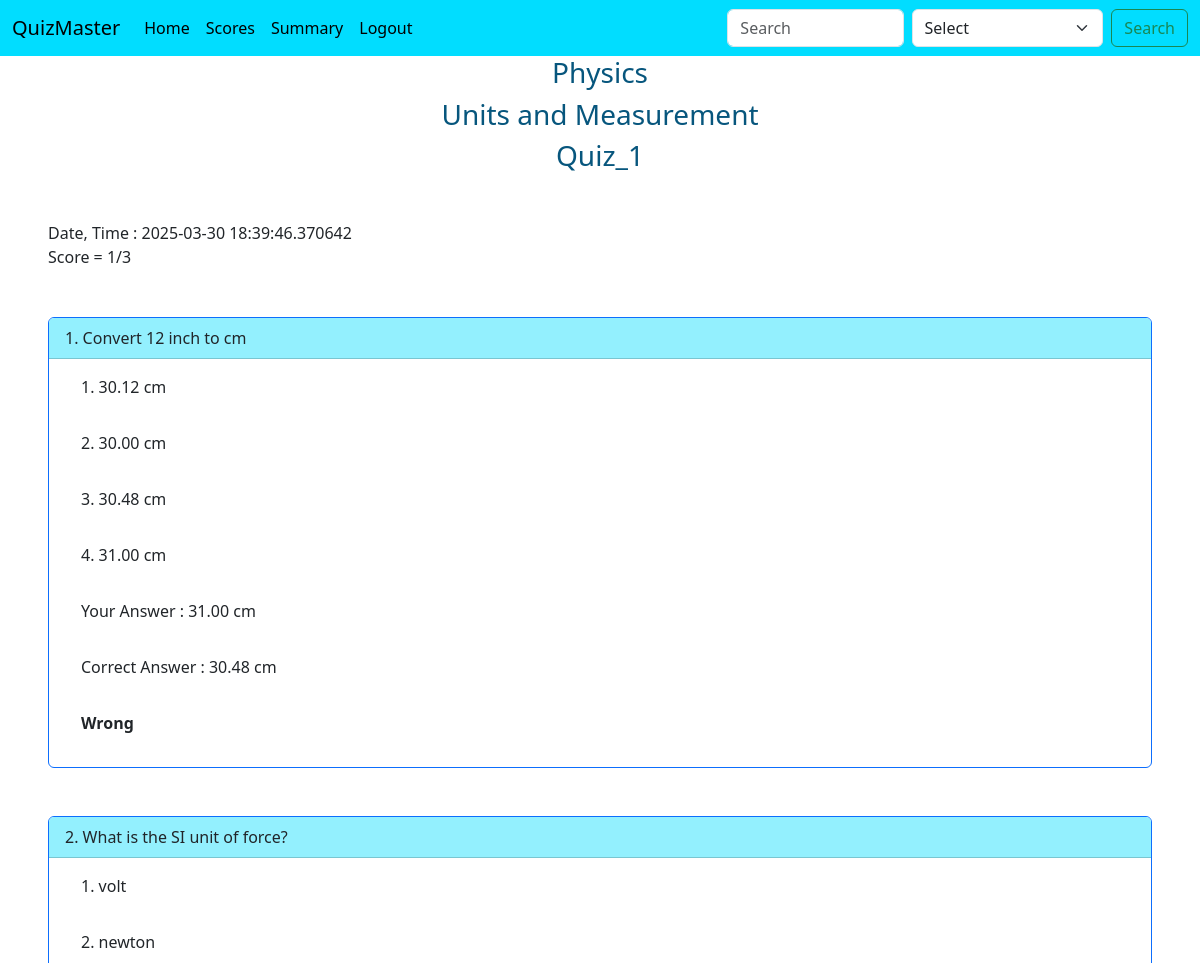
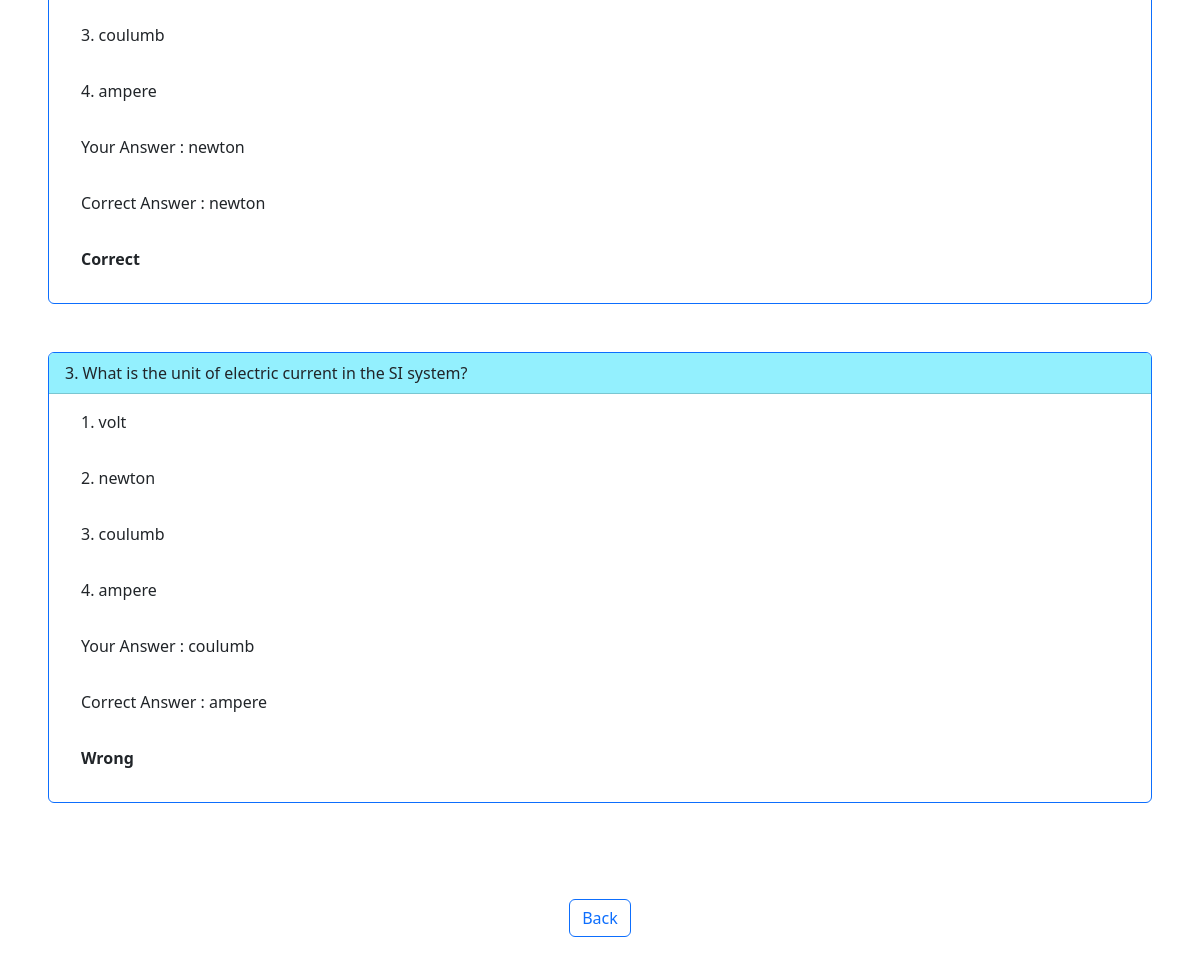
Page /result_view/3 (signed in) on the committed database (2 pictures, top to bottom).
### controllers/database.py (models this page shows)
class Subject(db.Model):
    id = db.Column(db.Integer, primary_key=True , autoincrement=True)
    name = db.Column(db.String(100), nullable=False)
    description = db.Column(db.Text, nullable=True)
    chapters = db.relationship('Chapter', backref='subject', lazy=True, cascade="all, delete-orphan")

class Chapter(db.Model):
    id = db.Column(db.Integer, primary_key=True, autoincrement=True)
    name = db.Column(db.String(100), nullable=False)
    subject_id = db.Column(db.Integer, db.ForeignKey('subject.id'), nullable=False)
    description = db.Column(db.Text, nullable=True)
    quizzes = db.relationship('Quiz', backref='chapter', lazy=True, cascade="all, delete-orphan")

class Quiz(db.Model):
    id = db.Column(db.Integer, primary_key=True, autoincrement=True)
    name = db.Column(db.String(100), nullable=False)
    chapter_id = db.Column(db.Integer, db.ForeignKey('chapter.id'), nullable=False)
    date_of_quiz = db.Column(db.Date , nullable=False)
    duration = db.Column(db.Integer, nullable=False)
    remarks = db.Column(db.Text, nullable=True)
    questions = db.relationship('Question', backref='quiz', lazy=True, cascade="all, delete-orphan")
    results = db.relationship('Result', backref='quiz', lazy=True, cascade="all, delete-orphan")

class Result(db.Model):
    __tablename__ = 'results'
    id = db.Column(db.Integer, primary_key=True, autoincrement=True)
    quiz_id = db.Column(db.Integer, db.ForeignKey('quiz.id'), nullable=False)
    score = db.Column(db.Integer, nullable=False)
    time_stamp_of_attempt = db.Column(db.Integer, nullable=False)
    user_id = db.Column(db.Integer, db.ForeignKey('user.id'), nullable=False)

class Question(db.Model):
    __tablename__ = 'questions'
    id = db.Column(db.Integer, primary_key=True)
    quiz_id = db.Column(db.Integer, db.ForeignKey('quiz.id'), nullable=False)
    question_title = db.Column(db.String(50),nullable = False)
    question_statement = db.Column(db.Text, nullable=False)
    option1 = db.Column(db.String(100), nullable=False)
    option2 = db.Column(db.String(100), nullable=False)
    option3 = db.Column(db.String(100), nullable=False)
    option4 = db.Column(db.String(100), nullable=False)
    correct_option = db.Column(db.String(100), nullable=False)
    user_answers = db.relationship('UserAnswers', backref='question', lazy=True, cascade="all, delete-orphan")

class UserAnswers(db.Model):
    __tablename__ = 'user_answers'
    id = db.Column(db.Integer, primary_key=True, autoincrement=True)
    user_id = db.Column(db.Integer, db.ForeignKey('user.id'), nullable=False)
    question_id = db.Column(db.Integer, db.ForeignKey('questions.id'), nullable=False)
    answer = db.Column(db.String(100))

### controllers/routes.py (the view)
@app.route("/result_view/<int:quiz_id>")
def result_view(quiz_id):
    if session.get('user_role', None) == 'user':
        quiz = Quiz.query.filter_by(id = quiz_id).first()
        if not quiz:
            flash("Quiz not found")
            return redirect(url_for("scores"))
        user_email = session.get('user_email', None)
        user = User.query.filter_by(user_email = user_email).first()
        if not user:
            flash("User not found")
            return redirect(url_for("home"))
        results = Result.query.filter_by(user_id = user.id, quiz_id = quiz.id).first()
        if not results:
            flash("Result not found")
            return redirect(url_for("scores"))
        user_answers = UserAnswers.query.filter_by(user_id = user.id).all()
        if not user_answers:
            flash("User answers not found")
            return redirect(url_for("scores"))
        questions = Question.query.filter_by(quiz_id = quiz.id).all()
        if not questions:
            flash("Questions not found")
            return redirect(url_for("scores"))
        result = []
        for question in questions:
            for user_answer in user_answers:
                if user_answer.question_id == question.id:
                    result.append({
                        "question_statement": question.question_statement,
                        "option1": question.option1,
                        "option2": question.option2,
                        "option3": question.option3,
                        "option4": question.option4,
                        "user_answer": user_answer.answer,
                        "correct_answer": question.correct_option,
                        "is_correct": user_answer.answer == question.correct_option
                    })
        return render_template("result.html",quiz = quiz, score = results.score, result = result, time_stamp_of_attempt = results.time_stamp_of_attempt)
    else:
        flash("You are not authorized to access this page")
        return redirect(url_for("home"))

### controllers/edit_routes.py (called while the page is built)
def quiz_questions(quiz_id):
    quiz = Quiz.query.filter_by(id = quiz_id).first()
    no_of_questions = len(quiz.questions)
    return no_of_questions

### templates/result.html (shortened to what this page needs)
{% extends 'base.html' %}
{% block body %}
<h3 class="text-center" style="color: #07567d;">{{quiz.chapter.subject.name}}</h3>
<h3 class="text-center"style="color: #07567d;">{{quiz.chapter.name}}</h3>
<h3 class="text-center" style="color: #07567d;">{{quiz.name}}</h3>
<div>
    <div class="m-5">
        Date, Time : {{time_stamp_of_attempt}}<br>
        Score = {{score}}/{{quiz_questions(quiz.id)}}
    </div>
    {% for res in result %}
        <div class="card border-primary m-5">
            <div class="card-header" style="background-color: #93f0fe;">
                {{loop.index}}. {{res.question_statement}}
            </div>
            <div class="form-check m-2 mt-3">
                <p>1. {{res.option1}}</p>
            </div>
            <div class="form-check m-2" >
                <p>2. {{res.option2}}</p>
            </div>
            <div class="form-check m-2">
                <p>3. {{res.option3}}</p>
            </div>
            <div class="form-check m-2">
                <p>4. {{res.option4}}</p>
            </div>
            <div class="form-check m-2">
                <p>Your Answer : {{res.user_answer}}</p>
            </div>
            <div class="form-check m-2">
                <p>Correct Answer : {{res.correct_answer}}</p>
            </div>
            <div class="form-check m-2 mb-3">
                <p style="font-weight: bold;">
                    {% if res.is_correct %}
                        Correct
                    {% else %}
                        Wrong
                    {% endif %}
                </p>
            </div>
        </div>
    {% endfor %}
    <div class="d-flex justify-content-center">
        <a class="btn btn-outline-primary m-5" href="{{url_for('scores')}}" role="button">Back</a>
    </div>
</div>
{% endblock body %}

### rows in the picture
Subject: chapter.subject.name "Physics"
Chapter: chapter.name "Units and Measurement"
Quiz: name "Quiz_1", id "3"
Result: time_stamp_of_attempt "2025-03-30 18:39:46.370642"
Question: question_statement "Convert 12 inch to cm", option1 "30.12 cm", option2 "30.00 cm", option3 "30.48 cm", option4 "31.00 cm", correct_answer "30.48 cm"
UserAnswers: user_answer "31.00 cm"
Question: question_statement "What is the SI unit of force?", option1 "volt", option2 "newton", option3 "coulumb", option4 "ampere", correct_answer "newton"
UserAnswers: user_answer "newton"
Question: question_statement "What is the unit of electric current in the SI system?", option1 "volt", option2 "newton", option3 "coulumb", option4 "ampere", correct_answer "ampere"
UserAnswers: user_answer "coulumb"

### other values in the picture
{{ score }} "1"
